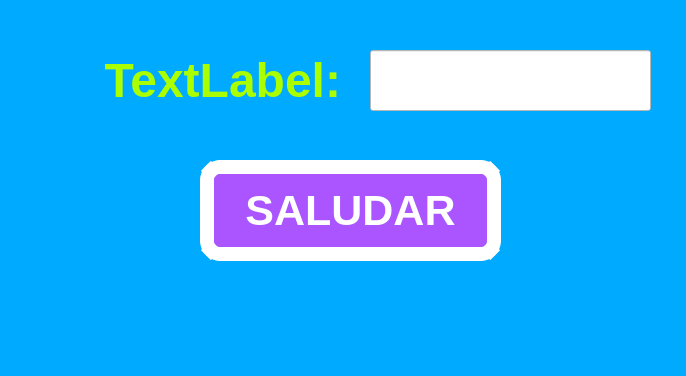
<?xml version="1.0" encoding="UTF-8"?>
<ui version="4.0">
 <class>MainWindow</class>
 <widget class="QMainWindow" name="MainWindow">
  <property name="geometry">
   <rect>
    <x>0</x>
    <y>0</y>
    <width>686</width>
    <height>376</height>
   </rect>
  </property>
  <property name="windowTitle">
   <string>MainWindow</string>
  </property>
  <property name="styleSheet">
   <string notr="true">background-color: rgb(0, 170, 255);
</string>
  </property>
  <widget class="QWidget" name="centralwidget">
   <widget class="QPushButton" name="btn_saludar">
    <property name="geometry">
     <rect>
      <x>200</x>
      <y>160</y>
      <width>301</width>
      <height>101</height>
     </rect>
    </property>
    <property name="font">
     <font>
      <pointsize>32</pointsize>
      <weight>75</weight>
      <bold>true</bold>
     </font>
    </property>
    <property name="styleSheet">
     <string notr="true">background-color: rgb(170, 85, 255);
color: rgb(255, 255, 255);
border-radius:20px;
border: 14px solid white;</string>
    </property>
    <property name="text">
     <string>SALUDAR</string>
    </property>
   </widget>
   <widget class="QLabel" name="label">
    <property name="geometry">
     <rect>
      <x>10</x>
      <y>30</y>
      <width>331</width>
      <height>101</height>
     </rect>
    </property>
    <property name="text">
     <string>&lt;html&gt;&lt;head/&gt;&lt;body&gt;&lt;p align=&quot;right&quot;&gt;&lt;span style=&quot; font-size:36pt; font-weight:600; color:#aaff00;&quot;&gt;TextLabel:&lt;/span&gt;&lt;/p&gt;&lt;/body&gt;&lt;/html&gt;</string>
    </property>
   </widget>
   <widget class="QLineEdit" name="txt_nombre">
    <property name="geometry">
     <rect>
      <x>370</x>
      <y>50</y>
      <width>281</width>
      <height>61</height>
     </rect>
    </property>
    <property name="styleSheet">
     <string notr="true">background-color: rgb(255, 255, 255);
font: 36pt &quot;MS Shell Dlg 2&quot;;</string>
    </property>
    <property name="text">
     <string/>
    </property>
    <property name="alignment">
     <set>Qt::AlignCenter</set>
    </property>
   </widget>
  </widget>
  <widget class="QMenuBar" name="menubar">
   <property name="geometry">
    <rect>
     <x>0</x>
     <y>0</y>
     <width>686</width>
     <height>26</height>
    </rect>
   </property>
  </widget>
  <widget class="QStatusBar" name="statusbar"/>
 </widget>
 <resources/>
 <connections/>
</ui>
